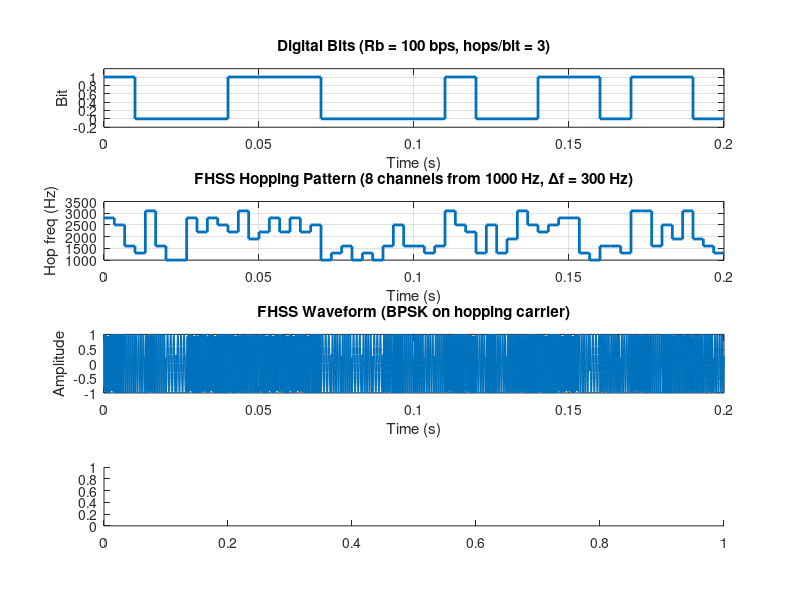

MATLAB code for this plot: (Note: this script raises an error after producing the figure.)
clc; clear; close all;


%        FHSS SETTINGS
Rb          = 100;          % Bit rate
Tb          = 1/Rb;         % Bit duration 
hopsPerBit  = 3;            
numFreqs    = 8;            % Number of hop channels 
fc_min      = 1000;         % Lowest hop frequency 
df          = 300;          % Frequency spacing between channels
Fs          = 20000;        % Sampling frequency (Hz) 
Nbits       = 20;           % Number of data bits

rng(42);                     % Seed for reproducible hop sequence

%        DERIVED VARS

Tchip       = Tb / hopsPerBit;               % Hop (chip) duration
bits        = randi([0 1], 1, Nbits);        % Random data
fc_set      = fc_min + (0:numFreqs-1) * df;  % Carrier bank
numChips    = Nbits * hopsPerBit;            % Total hops
hop_idx     = randi(numFreqs, 1, numChips);  % Pseudorandom hop sequence (indices)
fc_chips    = fc_set(hop_idx);               % Hop frequencies per chip

% Time vectors
Ns_chip     = round(Tchip * Fs);             % Samples per chip
t_chip      = (0:Ns_chip-1) / Fs;            % Local time within each chip
Ttotal      = Nbits * Tb;                    % Total duration
time        = [];                            % Global time vector we'll build
fhss_signal = [];                            % Output FHSS signal

%   BUILD FHSS BPSK SIGNAL
A = 1; % amplitude

for k = 1:numChips
    % Which data bit applies in this chip?
    bitIdx = ceil(k / hopsPerBit);
    b      = bits(bitIdx);

    % BPSK 
    phase  = (b == 0) * pi;

    % Carrier for this chip
    fc     = fc_chips(k);

    % Chip waveform
    s_chip = A * cos(2*pi*fc*t_chip + phase);

    % Append 
    t0 = (k-1) * Tchip;
    fhss_signal = [fhss_signal, s_chip];
    time        = [time, t_chip + t0];
end

%         PLOTTING
figure('Color',[0.97 0.97 0.97], 'Position',[100 100 1000 800]);

% 1) Bits vs time
subplot(4,1,1);
stairs(0:Tb:Ttotal, [bits bits(end)], 'LineWidth', 2);
ylim([-0.2 1.2]); grid on;
xlabel('Time (s)'); ylabel('Bit');
title(sprintf('Digital Bits (Rb = %d bps, hops/bit = %d)', Rb, hopsPerBit));

% 2) Hop frequency track 
subplot(4,1,2);
edges_chip = 0:Tchip:Ttotal;
stairs(edges_chip, [fc_chips fc_chips(end)], 'LineWidth', 2);
grid on;
xlabel('Time (s)'); ylabel('Hop freq (Hz)');
title(sprintf('FHSS Hopping Pattern (%d channels from %d Hz, Δf = %d Hz)', ...
      numFreqs, fc_min, df));

% 3) FHSS time waveform
subplot(4,1,3);
plot(time, fhss_signal, 'LineWidth', 1.2);
grid on;
xlabel('Time (s)'); ylabel('Amplitude');
title('FHSS Waveform (BPSK on hopping carrier)');

% 4) Spectrogram 
subplot(4,1,4);
win      = round(0.02*Fs);               
noverlap = round(0.75*win);
nfft     = 4096;
spectrogram(fhss_signal, win, noverlap, nfft, Fs, 'yaxis');
title('Spectrogram (Time–Frequency)'); ylim([0 max(fc_set)/1000*1.2]); % kHz axis
colormap turbo; colorbar('off'); axis tight;

